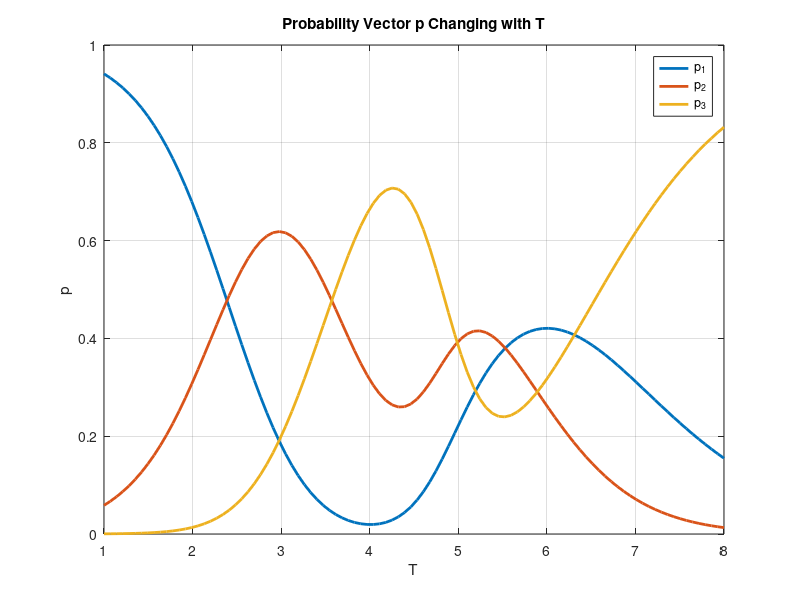

Reproduce this figure in MATLAB. (Note: this script raises an error after producing the figure.)
% 初始化参数
clc
clear
num_elements = 3;  % 9 维概率向量
T_values = linspace(1, 8, 100);  % T 从 1 变化到 3
p_matrix = zeros(num_elements, length(T_values)); % 存储不同 T 下的 p
T = T_values;
% % 系数调节以满足 P1(1) > 0.6 且 P1 > P2 > P3
% a1 = 2.0;
% a2 = 1.0;
% a3 = 0.8;
% 
% f1 = a1 * exp(-T);               % 指数下降
% f2 = a2 * exp(-(T - 2).^2);      % 高斯
% f3 = a3 * exp(T - 3);            % 指数上升
% 
% Z = f1 + f2 + f3;
% 
% P1 = f1 ./ Z;
% P2 = f2 ./ Z;
% P3 = f3 ./ Z;
f1 = 2.0 * exp(-(T - 2).^2) + 1.5 * exp(-(T - 6).^2);
f2 = 2.5 * exp(-(T - 3).^2) + 1.2 * exp(-(T - 5.5).^2);
f3 = 2.2 * exp(-(T - 4).^2) + 1.4 * exp(-(T - 6.5).^2);

% ---- 归一化为概率 ----
Z = f1 + f2 + f3;
P1 = f1 ./ Z;
P2 = f2 ./ Z;
P3 = f3 ./ Z;
p_matrix = [P1;P2;P3];

% 绘制随 T 变化的概率分布
figure;
plot(T_values, p_matrix', 'LineWidth', 2);
xlabel('T');
ylabel('p');
title('Probability Vector p Changing with T');
grid on;
legend(arrayfun(@(x) sprintf('p_{%d}', x), 1:num_elements, 'UniformOutput', false));

% TT= [T_values(1) T_values(25) T_values(50) T_values(75) T_values(100)];
% t = [1 25 50 75 100];
t = 1:4:100;
TT = T_values(t);
data = [];
for j=1:size(t,2)

n = 1e4; % Number of numbers to generate
random_numbers = generate_numbers_by_probability(p_matrix(:,t(j)), n);

%  one-hot vector
true_labels_onehot = zeros(n, num_elements);
for i = 1:n
    true_labels_onehot(i, random_numbers(i)) = 1;
end
yy1 = true_labels_onehot;
yy1 = [yy1 ones(n,1)*TT(j)];
data = [data;yy1];
end

writematrix(data,'Multiclass_data.csv')


